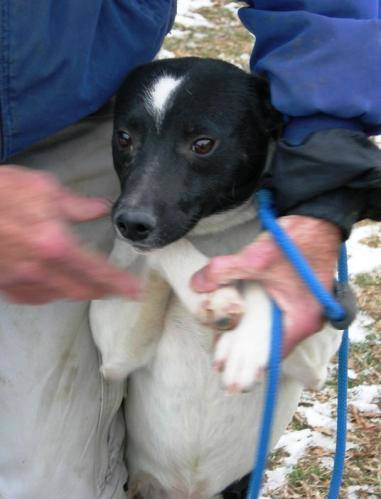
#> input picture images/1.jpg, 381 x 499 px, found by its file name; its folder holds only this picture in this run
$ python imagePreprocessing.py
#> lines starting #> are read from the running program, lines starting #| are printed output that depends on the picture
from PIL import Image
import numpy as np
from os import listdir
from os.path import isfile, join

def main():
    # Get the directory and process the images accordingly
    files = [f for f in listdir('./images/') if isfile(join('./images/', f))]
    bF = open("./bigWorkList.txt", "w")
    sF = open("./smallWorkList.txt", "w")

    # Process them
    number_of_big_files = 5

    for f in files:
        if number_of_big_files > 0:
            number_of_big_files = number_of_big_files - 1
            imagePath = "./images/" + f
            im = Image.open(imagePath).convert('L')
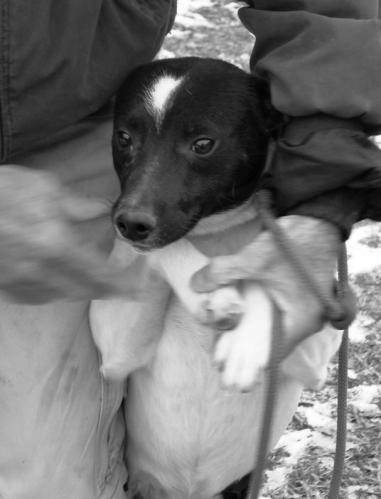
#> im: PIL image 381x499 L; min 0, max 255, mean 116.9
            d = im.resize((5000, 5000), resample=Image.BOX)
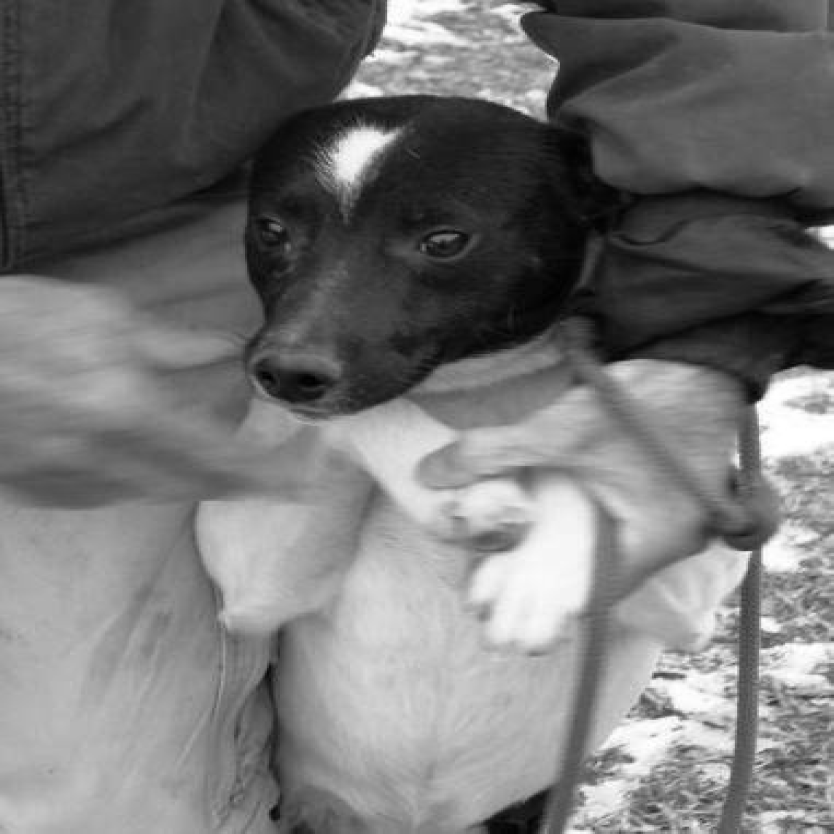
#> d: PIL image 5000x5000 L (shown at 1/6 size); min 0, max 255, mean 116.9
            I = np.asarray(d, dtype=int)
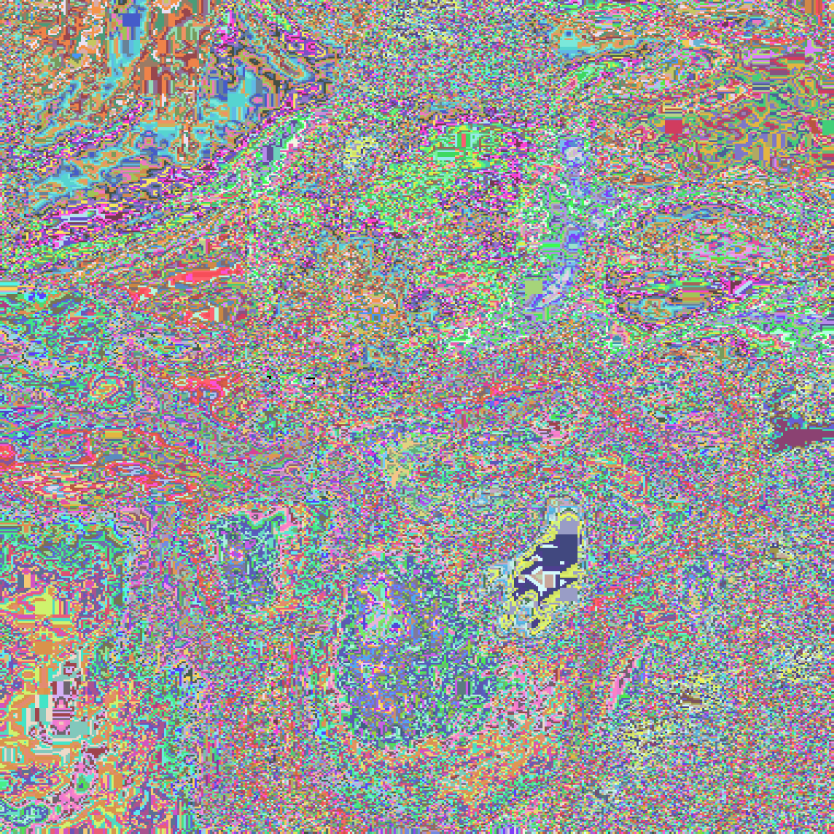
#> I: shape (5000, 5000) int64 (shown at 1/6 size); 256 distinct labels, from 0 to 255; one colour per label, 0 black
            f = f.replace('.jpg', '').replace('.tif', '')
            outPath = "./image_matrices/" + f + ".txt"
            np.savetxt(outPath, I, fmt='%d')

            # Attach the image to the big text list
            bF.write(f)
            bF.write("\n")

        else:
            imagePath = "./images/" + f
            im = Image.open(imagePath).convert('L')
            d = im.resize((512, 512), resample=Image.BOX)
            I = np.asarray(d, dtype=int)
            f = f.replace('.jpg', '').replace('.tif', '')
            outPath = "./image_matrices/" + f + ".txt"
            np.savetxt(outPath, I, fmt='%d')

            sF.write(f)
            sF.write("\n")

    bF.close()
    sF.close()

if __name__ == '__main__':
    main()

$ run again, on images/13.jpg
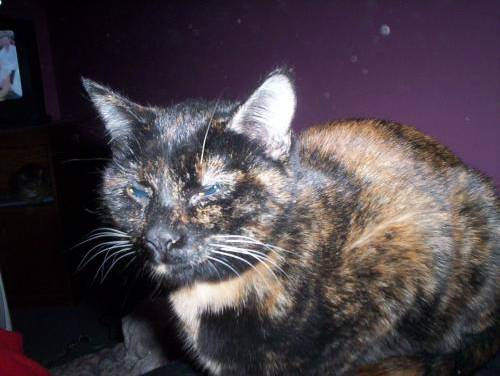
#> input picture images/13.jpg, 500 x 376 px, found by its file name
#> in main, `d = im.resize((5000, 5000), resample=Image.BOX)`:
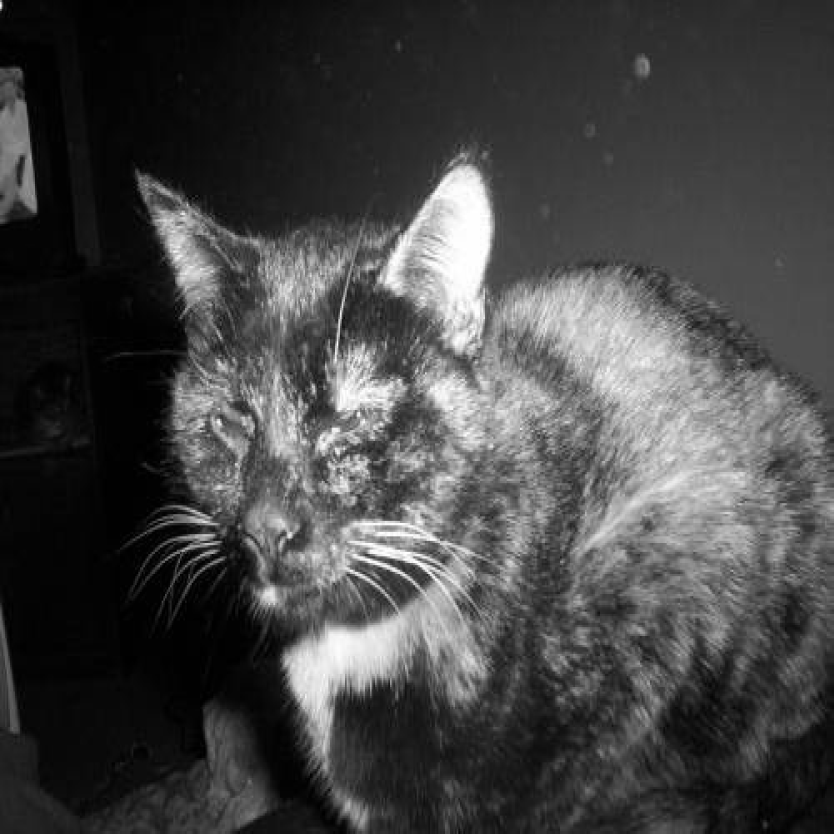
#> d: PIL image 5000x5000 L (shown at 1/6 size); min 0, max 255, mean 69.1
#> in main, `I = np.asarray(d, dtype=int)`:
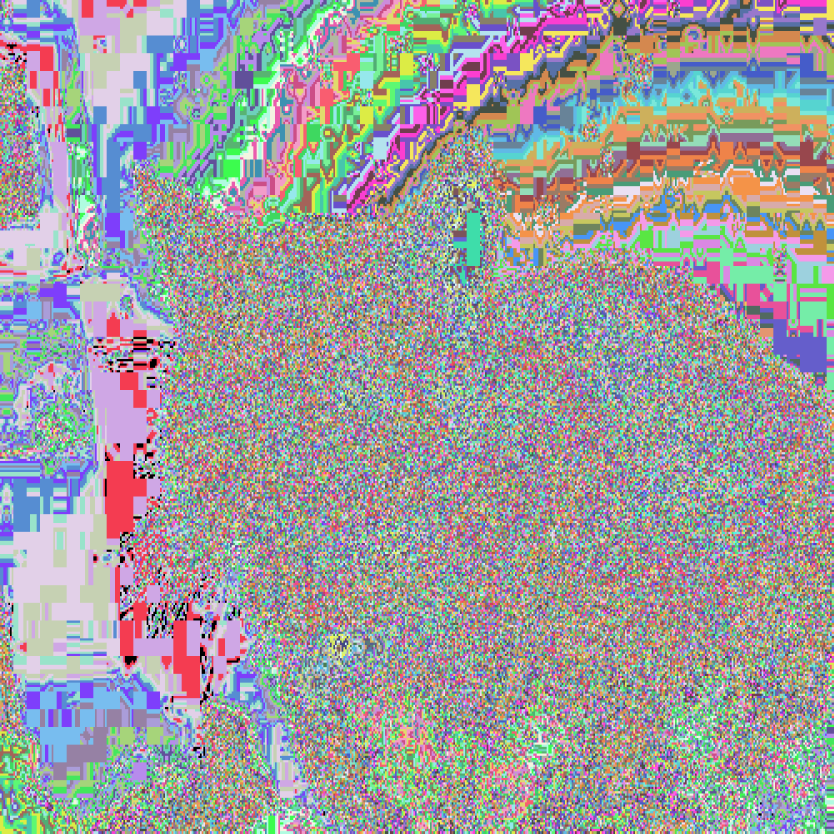
#> I: shape (5000, 5000) int64 (shown at 1/6 size); 256 distinct labels, from 0 to 255; one colour per label, 0 black

$ run again, on images/14.jpg
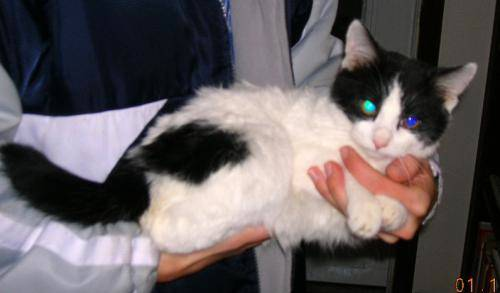
#> input picture images/14.jpg, 500 x 293 px, found by its file name
#> in main, `d = im.resize((5000, 5000), resample=Image.BOX)`:
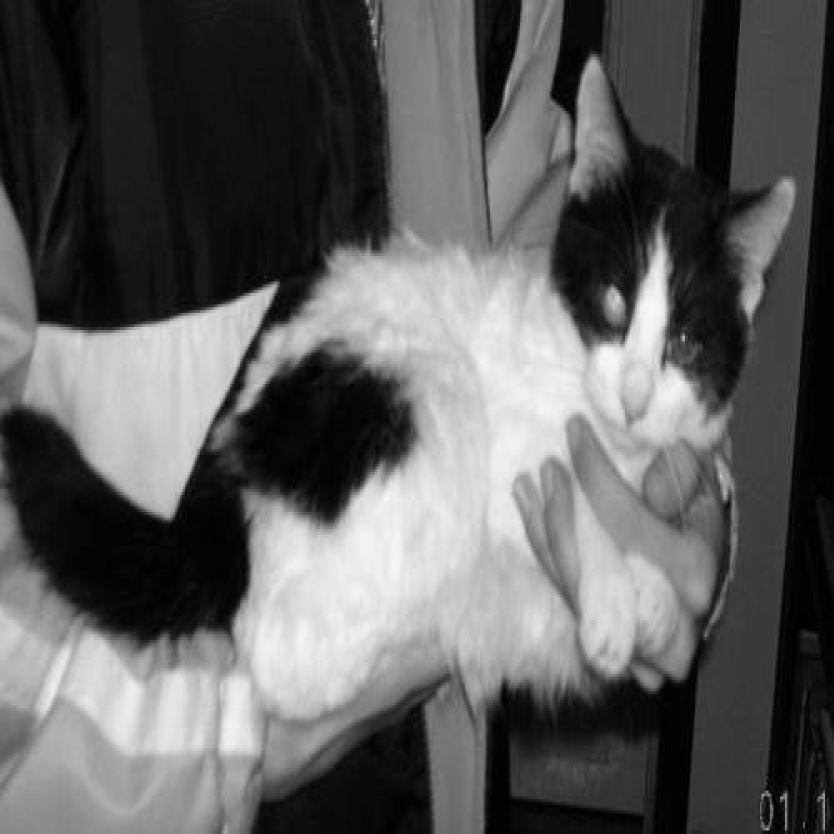
#> d: PIL image 5000x5000 L (shown at 1/6 size); min 0, max 249, mean 94.8
#> in main, `I = np.asarray(d, dtype=int)`:
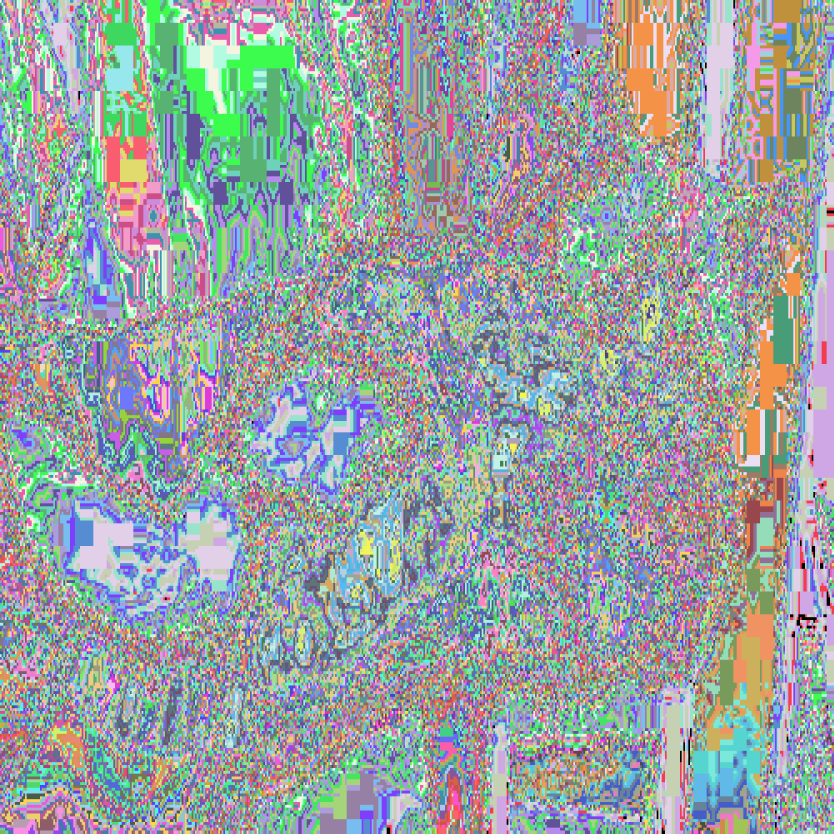
#> I: shape (5000, 5000) int64 (shown at 1/6 size); 250 distinct labels, from 0 to 249; one colour per label, 0 black

$ run again, on images/10.jpg
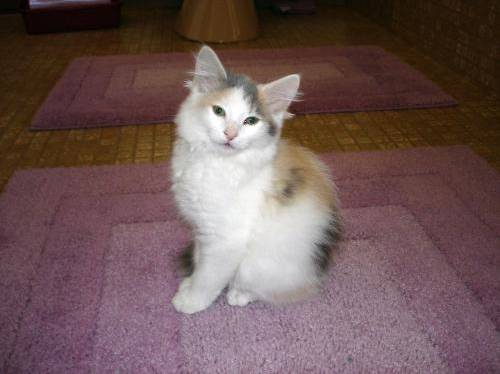
#> input picture images/10.jpg, 500 x 374 px, found by its file name
#> in main, `d = im.resize((5000, 5000), resample=Image.BOX)`:
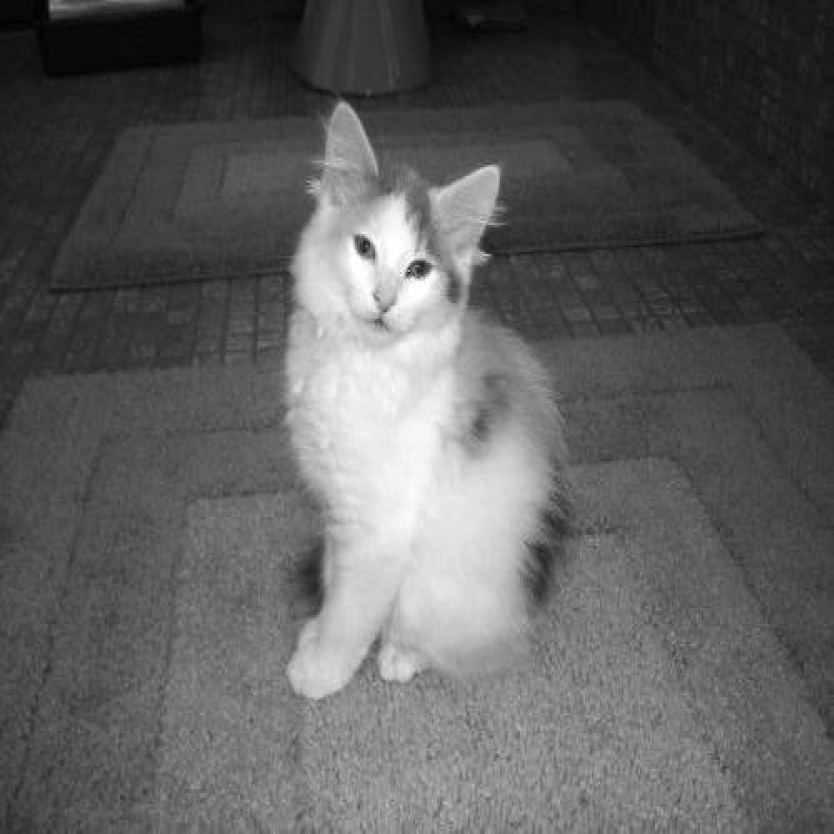
#> d: PIL image 5000x5000 L (shown at 1/6 size); min 1, max 255, mean 94.1
#> in main, `I = np.asarray(d, dtype=int)`:
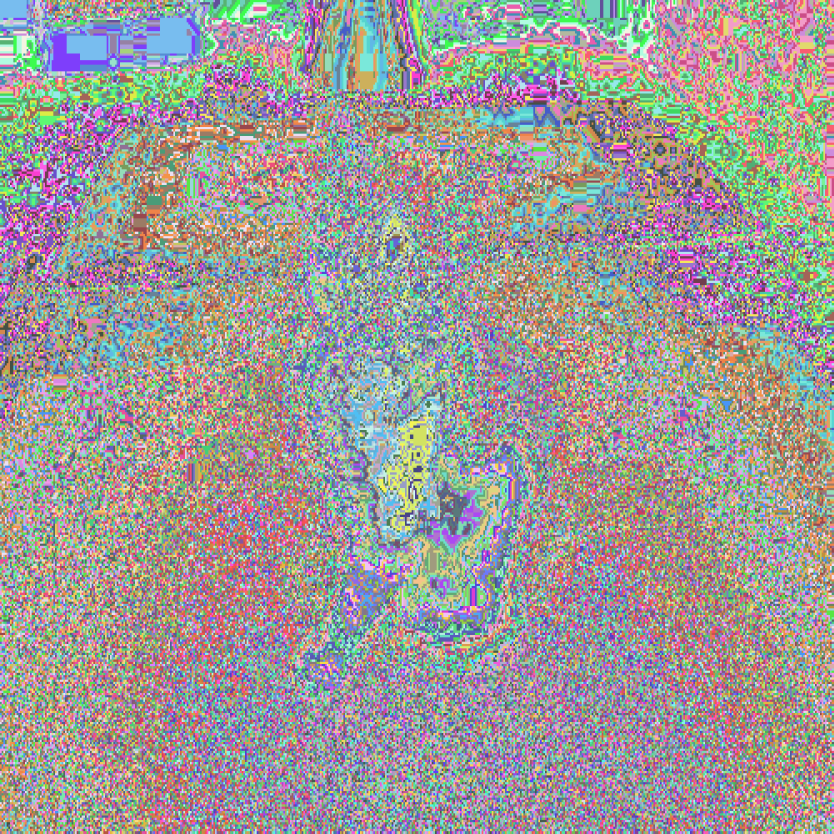
#> I: shape (5000, 5000) int64 (shown at 1/6 size); 255 distinct labels, from 1 to 255; one colour per label, 0 black
